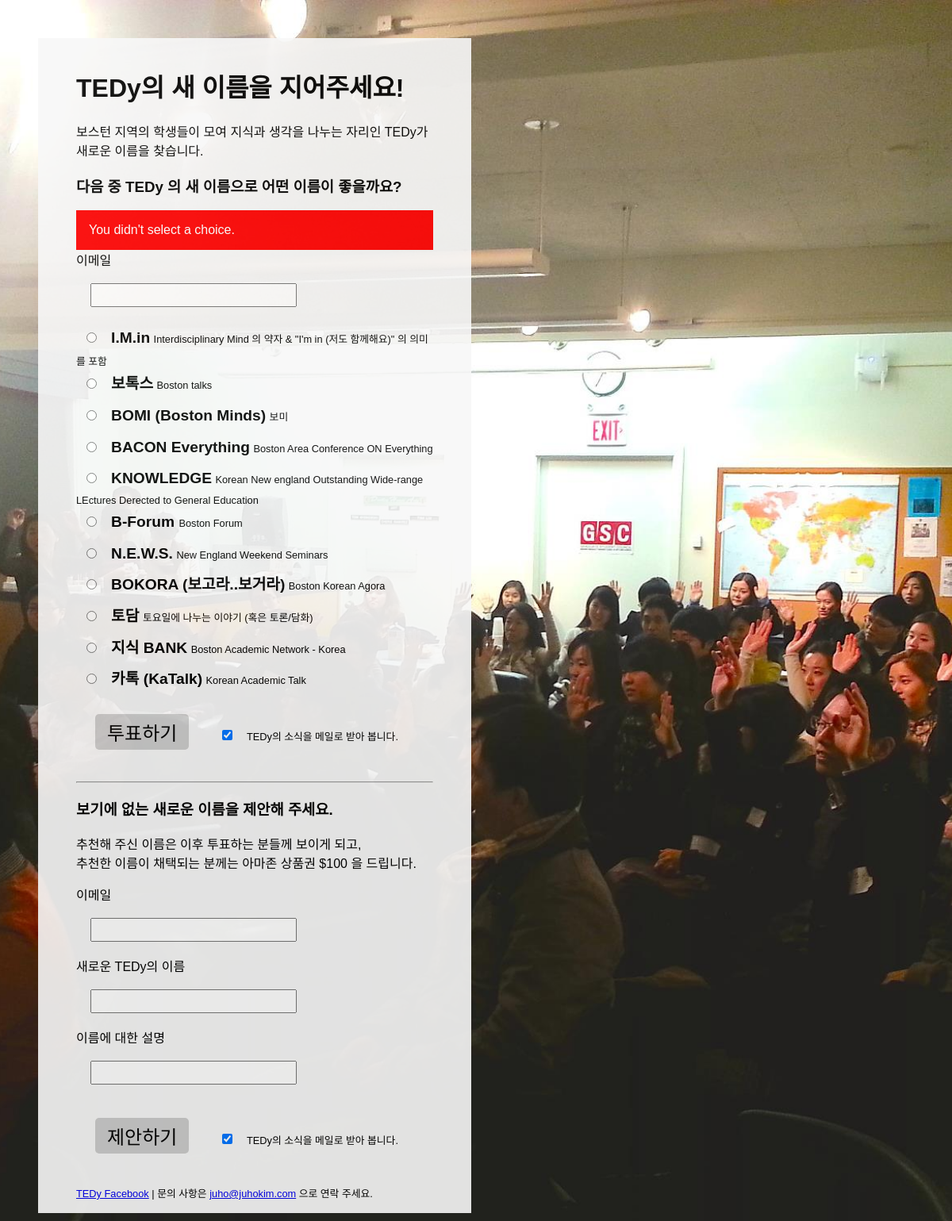
The app's page /tedy-vote/1/vote/ with its own data.
### polls/models.py (models this page shows)
class Poll(models.Model):
    question = models.CharField(max_length=200)
    pub_date = models.DateTimeField('date published')

class Choice(models.Model):
    poll = models.ForeignKey(Poll)
    choice_text = models.CharField(max_length=32, unique=True)
    choice_desc = models.CharField(max_length=200)
    proposer = models.EmailField()
    votes = models.IntegerField(default=0)

### polls/views.py (the view, shortened to what this page needs)
# urls.py: url(r'^tedy-vote/(?P<poll_id>\d+)/$', views.detail, name='detail'),
def vote(request, poll_id):
    p = get_object_or_404(Poll, pk=poll_id)
    try:
        selected_choice = p.choice_set.get(pk=request.POST['choice'])
    except (KeyError, Choice.DoesNotExist):
        return render(request, 'polls/detail.html', {
            'poll': p,
            'error_message': "You didn't select a choice.",
        })
    else:
        selected_choice.votes += 1
        selected_choice.save()

### polls/templates/polls/detail.html (shortened to what this page needs)
{% load staticfiles %}
<link rel="stylesheet" type="text/css" href="{% static 'polls/style.css' %}" />
<div class="main">
    <h1>TEDy의 새 이름을 지어주세요!</h1>
    <p>보스턴 지역의 학생들이 모여 지식과 생각을 나누는 자리인 TEDy가 새로운 이름을 찾습니다.</p>
    <div id="area-vote">
    <h3>{{ poll.question }}</h3>
    {% if error_message %}<div class="alert_django">{{ error_message }}</div>{% endif %}
    <form name="formVote" action="{% url vote poll.id %}" method="post" onsubmit="return(validate_vote());">
    <label id="voter_email_label" for="voter">이메일</label>
    <input type="text" name="voter_email" id="voter_email" /><br/>
    {% for choice in poll.choice_set.all %}
        <input type="radio" name="choice" id="choice{{ forloop.counter }}" value="{{ choice.id }}" />
        <label for="choice{{ forloop.counter }}">
            <span class="choice_text">{{ choice.choice_text }}</span>
            <span class="choice_desc">{{ choice.choice_desc }}</span>
        </label><br />
    {% endfor %}
    <input type="submit" value="투표하기" />
    <input type="checkbox" name="vote_subscribe_check" checked/>
    <span class="subscribe">TEDy의 소식을 메일로 받아 봅니다.</span>
    <br/>
    </form>
    </div>
    <hr>
    <div id="area-suggest">
    <h3>보기에 없는 새로운 이름을 제안해 주세요.</h3>
    <p>추천해 주신 이름은 이후 투표하는 분들께 보이게 되고,</br>
       추천한 이름이 채택되는 분께는 아마존 상품권 $100 을 드립니다.</p>
    <form name="formSuggest" action="{% url add_choice poll.id %}" method="post" onsubmit="return(validate_suggest());">
    <label for="proposer">이메일</label>
    <input type="text" name="proposer" id="proposer" /><br/>
    <label for="choice_text">새로운 TEDy의 이름</label>
    <input type="text" name="choice_text" id="choice_text" /><br/>
    <label for="choice_desc">이름에 대한 설명</label>
    <input type="text" name="choice_desc" id="choice_desc" /><br/>
    <input type="submit" value="제안하기" />
    <input type="checkbox" name="suggest_subscribe_check" checked/>
    <span class="subscribe">TEDy의 소식을 메일로 받아 봅니다.</span>
    <br/>
    </form>
    </div>
    <footer><a href="https://www.facebook.com/pages/TEDy-Boston/107741892630460">TEDy Facebook</a> |  문의 사항은 <a href="mailto:juho@juhokim.com">juho@juhokim.com</a> 으로 연락 주세요.</footer>
</div>

### polls/static/polls/style.css (style rules this page uses)
.choice_text { font-weight: bold; font-size: 1.2em; }
.choice_desc { font-size: 0.8em; }
.subscribe, footer { font-size: 0.8em; }
.alert, .alert_django { padding: 1em; background: red; color: white; }
.main { background-color: #f8f8f8; opacity: 0.9; z-index: 1020; padding: 1em 3em; z-index: 101; width: 450px; }
input { margin: 1em; }
#area-vote label { cursor:pointer; }
#voter_email_label, #area-suggest label { width: 150px; display: inline-block; }
input[type=text] { height: 30px; width: 260px; font-size: 18px; }
input[type=submit] { font-size: 1.5em; padding:5px 15px; background:#ccc; border:0 none; cursor:pointer; -webkit-border-radius: 5px; border-radius: 5px; }

### records on screen
Poll: question "다음 중 TEDy 의 새 이름으로 어떤 이름이 좋을까요?"
Choice: choice_text "I.M.in", choice_desc "Interdisciplinary Mind 의 약자 & \"I'm in (저도 함께해요)\" 의 의미를 포함"
Choice: choice_text "보톡스", choice_desc "Boston talks"
Choice: choice_text "BOMI (Boston Minds)", choice_desc "보미"
Choice: choice_text "BACON Everything", choice_desc "Boston Area Conference ON Everything"
Choice: choice_text "KNOWLEDGE", choice_desc "Korean New england Outstanding Wide-range LEctures Derected to General Education"
Choice: choice_text "B-Forum", choice_desc "Boston Forum"
Choice: choice_text "N.E.W.S.", choice_desc "New England Weekend Seminars"
Choice: choice_text "BOKORA (보고라..보거라)", choice_desc "Boston Korean Agora"
Choice: choice_text "토담", choice_desc "토요일에 나누는 이야기 (혹은 토론/담화)"
Choice: choice_text "지식 BANK", choice_desc "Boston Academic Network - Korea"
Choice: choice_text "카톡 (KaTalk)", choice_desc "Korean Academic Talk"

### other values on screen
{{ error_message }} "You didn't select a choice."
